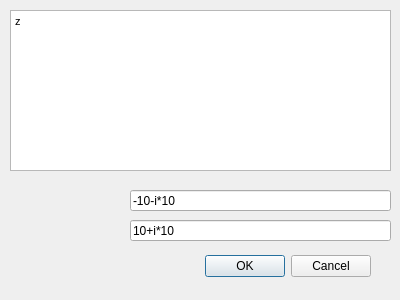
<?xml version="1.0" encoding="UTF-8"?>
<ui version="4.0">
 <class>NewDialog</class>
 <widget class="QDialog" name="NewDialog">
  <property name="geometry">
   <rect>
    <x>0</x>
    <y>0</y>
    <width>400</width>
    <height>300</height>
   </rect>
  </property>
  <property name="windowTitle">
   <string>New...</string>
  </property>
  <widget class="QDialogButtonBox" name="buttonBox">
   <property name="geometry">
    <rect>
     <x>30</x>
     <y>250</y>
     <width>341</width>
     <height>32</height>
    </rect>
   </property>
   <property name="orientation">
    <enum>Qt::Horizontal</enum>
   </property>
   <property name="standardButtons">
    <set>QDialogButtonBox::Cancel|QDialogButtonBox::Ok</set>
   </property>
  </widget>
  <widget class="QTextEdit" name="txtFormula">
   <property name="geometry">
    <rect>
     <x>10</x>
     <y>10</y>
     <width>381</width>
     <height>161</height>
    </rect>
   </property>
   <property name="toolTip">
    <string>Function</string>
   </property>
   <property name="html">
    <string>&lt;!DOCTYPE HTML PUBLIC &quot;-//W3C//DTD HTML 4.0//EN&quot; &quot;http://www.w3.org/TR/REC-html40/strict.dtd&quot;&gt;
&lt;html&gt;&lt;head&gt;&lt;meta name=&quot;qrichtext&quot; content=&quot;1&quot; /&gt;&lt;style type=&quot;text/css&quot;&gt;
p, li { white-space: pre-wrap; }
&lt;/style&gt;&lt;/head&gt;&lt;body style=&quot; font-family:'MS Shell Dlg 2'; font-size:7.875pt; font-weight:400; font-style:normal;&quot;&gt;
&lt;p style=&quot; margin-top:0px; margin-bottom:0px; margin-left:0px; margin-right:0px; -qt-block-indent:0; text-indent:0px;&quot;&gt;&lt;span style=&quot; font-family:'MS Shell Dlg 2';&quot;&gt;z&lt;/span&gt;&lt;/p&gt;&lt;/body&gt;&lt;/html&gt;</string>
   </property>
  </widget>
  <widget class="QLineEdit" name="txtMin">
   <property name="geometry">
    <rect>
     <x>130</x>
     <y>190</y>
     <width>261</width>
     <height>21</height>
    </rect>
   </property>
   <property name="toolTip">
    <string>&lt;html&gt;&lt;head/&gt;&lt;body&gt;&lt;p&gt;Bottom left domain&lt;/p&gt;&lt;/body&gt;&lt;/html&gt;</string>
   </property>
   <property name="text">
    <string>-10-i*10</string>
   </property>
  </widget>
  <widget class="QLineEdit" name="txtMax">
   <property name="geometry">
    <rect>
     <x>130</x>
     <y>220</y>
     <width>261</width>
     <height>21</height>
    </rect>
   </property>
   <property name="toolTip">
    <string>Top right domain</string>
   </property>
   <property name="text">
    <string>10+i*10</string>
   </property>
  </widget>
 </widget>
 <resources/>
 <connections>
  <connection>
   <sender>buttonBox</sender>
   <signal>accepted()</signal>
   <receiver>NewDialog</receiver>
   <slot>accept()</slot>
   <hints>
    <hint type="sourcelabel">
     <x>248</x>
     <y>254</y>
    </hint>
    <hint type="destinationlabel">
     <x>157</x>
     <y>274</y>
    </hint>
   </hints>
  </connection>
  <connection>
   <sender>buttonBox</sender>
   <signal>rejected()</signal>
   <receiver>NewDialog</receiver>
   <slot>reject()</slot>
   <hints>
    <hint type="sourcelabel">
     <x>316</x>
     <y>260</y>
    </hint>
    <hint type="destinationlabel">
     <x>286</x>
     <y>274</y>
    </hint>
   </hints>
  </connection>
 </connections>
</ui>
